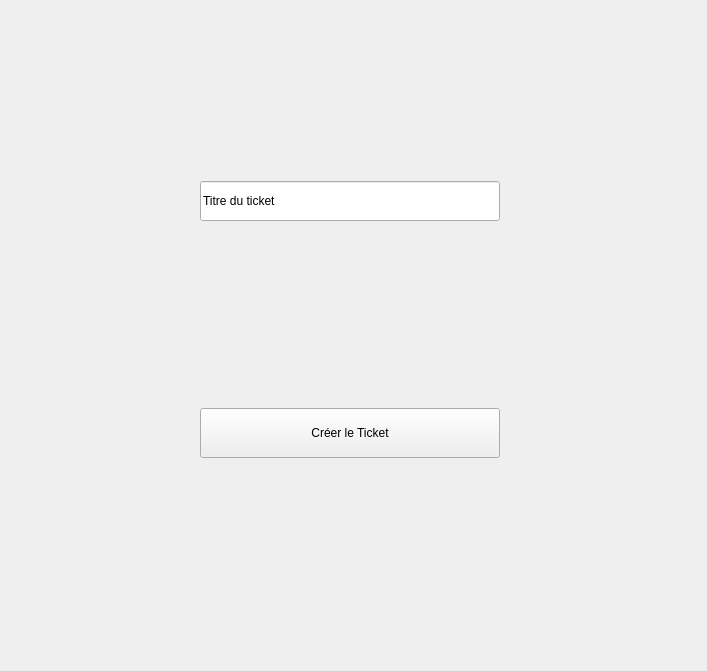
<?xml version="1.0" encoding="UTF-8"?>
<ui version="4.0">
 <class>PageCreationTicket</class>
 <widget class="QWidget" name="PageCreationTicket">
  <property name="geometry">
   <rect>
    <x>0</x>
    <y>0</y>
    <width>707</width>
    <height>671</height>
   </rect>
  </property>
  <property name="windowTitle">
   <string>Form</string>
  </property>
  <widget class="QWidget" name="gridLayoutWidget">
   <property name="geometry">
    <rect>
     <x>0</x>
     <y>0</y>
     <width>701</width>
     <height>641</height>
    </rect>
   </property>
   <layout class="QGridLayout" name="gridLayout">
    <item row="2" column="0">
     <widget class="QPushButton" name="CreerTicket">
      <property name="maximumSize">
       <size>
        <width>300</width>
        <height>50</height>
       </size>
      </property>
      <property name="text">
       <string>Créer le Ticket</string>
      </property>
     </widget>
    </item>
    <item row="1" column="0">
     <widget class="QLineEdit" name="lineEdit">
      <property name="maximumSize">
       <size>
        <width>300</width>
        <height>40</height>
       </size>
      </property>
      <property name="text">
       <string>Titre du ticket</string>
      </property>
     </widget>
    </item>
   </layout>
  </widget>
 </widget>
 <resources/>
 <connections/>
</ui>
